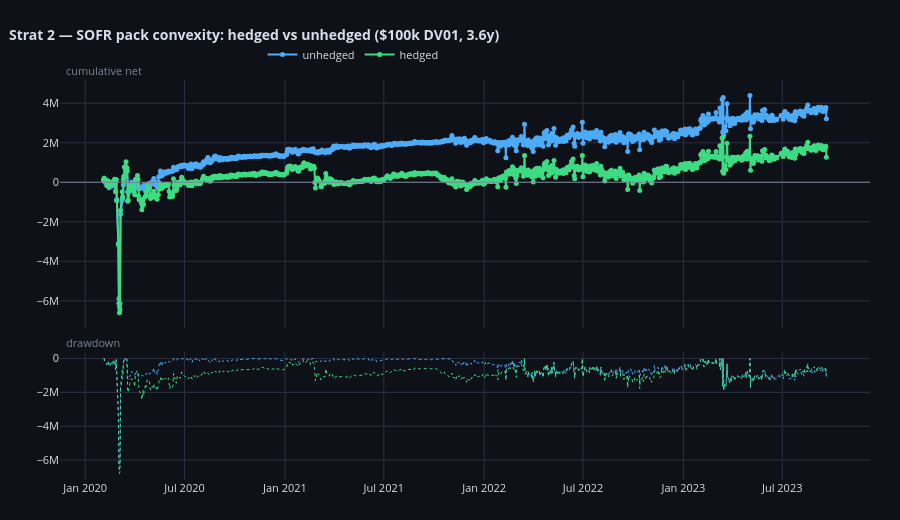

The notebook cell saved with this chart:
### Code cell
fig_cmp = compare_curves(BOOKS, title="Strat 2 — SOFR pack convexity: hedged vs unhedged "
                                      f"($100k DV01, {SPAN_YEARS:.1f}y)")
fig_cmp

### Figure 1 — Plotly figure (JSON) as saved in the notebook; plotly's stock layout.template omitted (floating-point values rounded to 4 significant figures; data arrays with more than 128 entries replaced by an {"elided": "..."} marker saying what was removed)
{"data": [{"hovertemplate": "<b>unhedged</b><br>%{x|%Y-%m-%d}<br>cum %{y:.3f}<extra></extra>", "line": {"color": "#4dabf7", "width": 2}, "marker": {"size": 5}, "mode": "lines+markers", "name": "unhedged", "type": "scatter", "x": {"elided": "903 str values"}, "xaxis": "x", "y": {"elided": "903 float values"}, "yaxis": "y"}, {"hoverinfo": "skip", "line": {"color": "#4dabf7", "dash": "dot", "width": 1}, "mode": "lines", "name": "unhedged dd", "showlegend": false, "type": "scatter", "x": {"elided": "903 str values"}, "xaxis": "x2", "y": {"elided": "903 float values"}, "yaxis": "y2"}, {"hovertemplate": "<b>hedged</b><br>%{x|%Y-%m-%d}<br>cum %{y:.3f}<extra></extra>", "line": {"color": "#3ddc84", "width": 2}, "marker": {"size": 5}, "mode": "lines+markers", "name": "hedged", "type": "scatter", "x": {"elided": "903 str values"}, "xaxis": "x", "y": {"elided": "903 float values"}, "yaxis": "y"}, {"hoverinfo": "skip", "line": {"color": "#3ddc84", "dash": "dot", "width": 1}, "mode": "lines", "name": "hedged dd", "showlegend": false, "type": "scatter", "x": {"elided": "903 str values"}, "xaxis": "x2", "y": {"elided": "903 float values"}, "yaxis": "y2"}], "layout": {"annotations": [{"font": {"color": "#7b8394", "size": 11}, "showarrow": false, "text": "cumulative net", "x": 0.005, "xanchor": "left", "xref": "paper", "y": 1.0, "yanchor": "bottom", "yref": "paper"}, {"font": {"color": "#7b8394", "size": 11}, "showarrow": false, "text": "drawdown", "x": 0.005, "xanchor": "left", "xref": "paper", "y": 0.3196, "yanchor": "bottom", "yref": "paper"}], "font": {"color": "#d8dee9", "size": 11}, "height": 520, "hoverlabel": {"bgcolor": "#161a23", "bordercolor": "#2a3040"}, "hovermode": "x unified", "legend": {"bgcolor": "rgba(0,0,0,0)", "orientation": "h", "x": 0.25, "y": 1.1}, "margin": {"b": 40, "l": 60, "r": 30, "t": 80}, "paper_bgcolor": "#0e1117", "plot_bgcolor": "#0e1117", "shapes": [{"line": {"color": "#7b8394", "width": 1}, "type": "line", "x0": 0, "x1": 1, "xref": "x domain", "y0": 0, "y1": 0, "yref": "y"}], "title": {"font": {"size": 14}, "text": "<b>Strat 2 — SOFR pack convexity: hedged vs unhedged ($100k DV01, 3.6y)</b>", "x": 0.01}, "xaxis": {"anchor": "y", "domain": [0.0, 1.0], "gridcolor": "#2a3040", "matches": "x2", "showgrid": true, "showspikes": true, "showticklabels": false, "spikecolor": "#7b8394", "spikedash": "dot", "spikemode": "across", "spikesnap": "cursor", "spikethickness": 1}, "xaxis2": {"anchor": "y2", "domain": [0.0, 1.0], "gridcolor": "#2a3040", "showgrid": true, "showspikes": true, "spikecolor": "#7b8394", "spikedash": "dot", "spikemode": "across", "spikesnap": "cursor", "spikethickness": 1}, "yaxis": {"anchor": "x", "domain": [0.3796, 1.0], "gridcolor": "#2a3040", "showgrid": true, "zeroline": false}, "yaxis2": {"anchor": "x2", "domain": [0.0, 0.3196], "gridcolor": "#2a3040", "showgrid": true, "zeroline": false}}}
